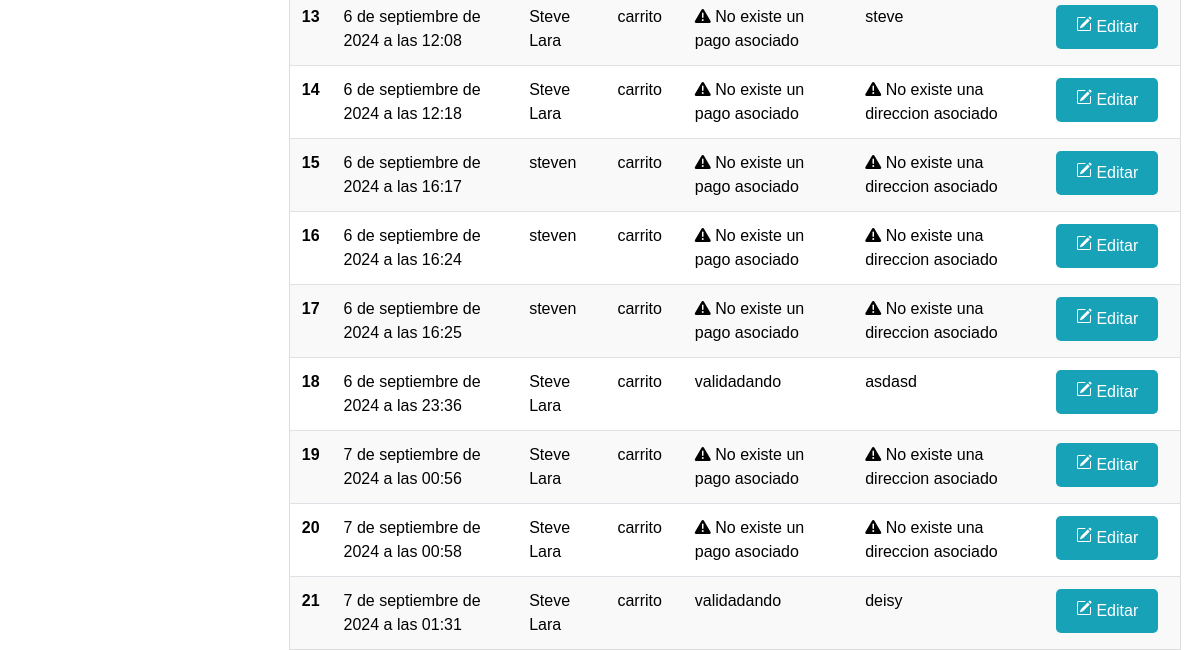
The page /pedidos (signed in, lower part) on the database as committed earlier.
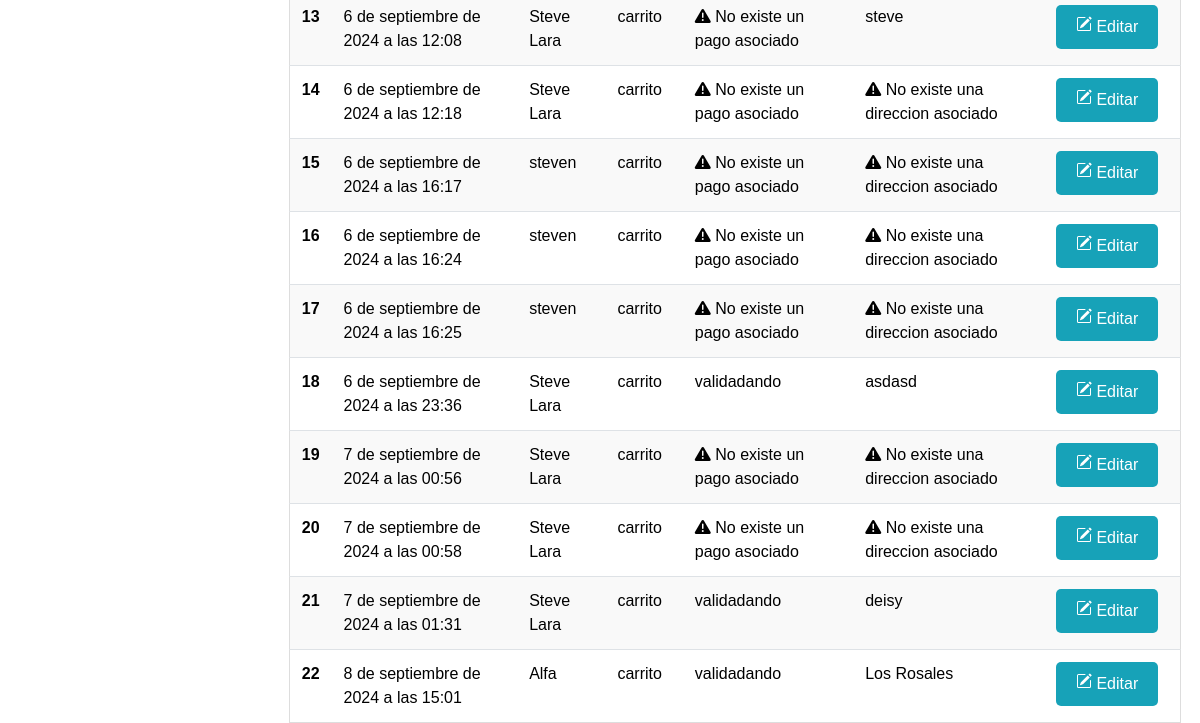
The same page on the database as committed later.
### pedidos/models.py (models this page shows, shortened)
class Pedido(models.Model):
    OPC_ESTADO_PEDIDO = [
        ("Carrito", "Carrito"),
        ("En verificacion", "En verificacion"),
        ("Desarrollando", "En desarrollo"),
        ("Listo", "Listo"),
        ("Enviado", "Enviado"),
        ("Entregado", "Entregado"),
        ("Cancelado", "Cancelado")
    ]
    estado = models.CharField(max_length=15, choices=OPC_ESTADO_PEDIDO, default="Carrito")
    fecha = models.DateTimeField(auto_now_add=True)
    cliente = models.ForeignKey(Cliente, on_delete=models.CASCADE, related_name="clientes", null=True, blank=True)
    pago = models.ForeignKey(Pago, on_delete=models.CASCADE, related_name="pagos", null=True, blank=True)
    destinatario = models.ForeignKey(Destinatario, on_delete=models.CASCADE, related_name="destinatarios", null=True, blank=True)

class Cliente(models.Model):
    nombre = models.CharField(max_length=50)
    cedula = models.CharField(max_length=10)
    email = models.EmailField()
    telefono = models.CharField(max_length=10)
    ciudad = models.CharField(max_length=30)
    direccion = models.TextField(max_length=200)
    user = models.OneToOneField(User, related_name='cliente', on_delete=models.CASCADE, null=True, blank=True, unique=True)
    class Meta:
        db_table = 'cliente'

class Destinatario(models.Model):
    nombre = models.CharField(max_length=50)
    telefono = models.CharField(max_length=10)
    ciudad = models.CharField(max_length=30)
    direccion = models.TextField(max_length=200)
    user = models.ForeignKey(User, on_delete=models.CASCADE, null=True, blank=True)

class Pago(models.Model):
    OPC_METODO = [("transferencia", "Transferencia"), ("deposito", "Deposito")]
    OPC_ESTADO_PAGO = [("Pagado", "Pagado"), ("Validando", "Validando")]
    metodo = models.CharField(max_length=50, choices=OPC_METODO)
    estado = models.CharField(max_length=50, choices=OPC_ESTADO_PAGO, default="Validando")
    comprobante = models.ImageField(upload_to='comprobantes/', default='comprobantes/comprobante-default.jpg', null=True, blank=True)

### pedidos/views.py (the view)
# urls.py: path('pedidos', pedidos, name='pedidos'),                                                           #Visualizar
@staff_member_required
def pedidos(request):
    estado_pedido = request.GET.get('estado_pedido', '')
    estado_pago = request.GET.get('estado_pago', '')
    print(f"Estado del Pedido: {estado_pedido}")
    print(f"Estado del Pago: {estado_pago}")
    pedidos = Pedido.objects.all()
    pedidos = pedidos.exclude(estado='Carrito')
    if estado_pedido:
        pedidos = pedidos.filter(estado=estado_pedido)
    if estado_pago:
        pedidos = pedidos.filter(pago__estado=estado_pago)
    productos = Producto.objects.all()
    categorias = Producto.objects.values_list('categoria', flat=True).distinct()
    contenido = {
        'pedidos': pedidos,
        'productos': productos,
        'categorias': categorias,
        'cliente': request.cliente
    }
    return render(request, 'pedidos/listado.html', contenido)

### templates/pedidos/listado.html (shortened to what this page needs)
{% extends 'menu.html' %}
{% block content %}
  <div class="info-cliente">
    <table class="table">
      <tbody id="pedido-table-body">
        {% for pedido in pedidos %}
        <tr data-estado-pedido="{{ pedido.estado }}" data-estado-pago="{{ pedido.pago.estado }}">
          <th scope="row" data-label="#">{{ forloop.counter }}</th>
          <td data-label="Fecha">{{ pedido.fecha }}</td>
          <td data-label="Cliente">{{ pedido.cliente.nombre }}</td>
          <td data-label="Estado">{{ pedido.estado }}</td>
          <td data-label="Pago:">
          {% if pedido.pago.estado %}
            {% if pedido.pago.estado == "Validando" %}
              <a class="btn btn-info btn-sm" style="background-color: #ec9813; color: white;" href="{{ pedido.pago.comprobante.url }}" target="_blank"><i class="fas fa-eye"></i> Ver Comprobante</a>
              <a class="btn btn-info btn-sm" style="background-color: #871f23; color: white;" href="{% url 'actualizar_estado_pago' pedido.pago.id %}"><i class="fas fa-check"></i> Validar Pago</a>
            {% elif pedido.pago.estado == "Pagado" %}
              {{ pedido.pago.estado }}
            {% else %}
              {{ pedido.pago.estado }}
            {% endif %}
          {% else %}
          <i class="fas fa-exclamation-triangle"></i> No existe un pago asociado
          {% endif %}
          </td>
          <td data-label="Destinatario:">
            {% if pedido.destinatario %}
            {{ pedido.destinatario.nombre }}
            {% else %}
            <i class="fas fa-exclamation-triangle"></i> No existe una direccion asociado
            {% endif %}
          </td>
          <td>
            <a href="{% url 'detalle_pedido' pedido.id %}" class="btn btn-info btn-sm">
              Editar
            </a>
          </td>
        </tr>
        {% endfor %}
      </tbody>
    </table>
  </div>
{% endblock %}

Rows that differ between the two databases and show on the page:
added Pedido: fecha "8 de septiembre de 2024 a las 15:01", cliente.nombre "Alfa", estado "carrito", pago.estado "validadando", destinatario.nombre "Los Rosales"
